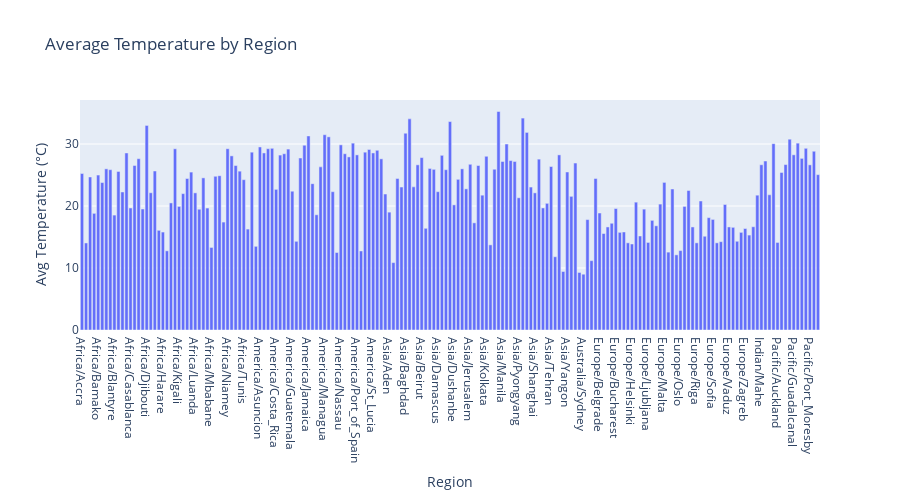

Notebook source saved alongside this figure:
### Code cell
import plotly.express as px

region_stats = df.groupby("timezone")["temperature_celsius"].mean().reset_index()

fig = px.bar(
    region_stats,
    x="timezone",
    y="temperature_celsius",
    title="Average Temperature by Region",
    labels={"temperature_celsius": "Avg Temperature (°C)", "timezone": "Region"},
    height=500
)

fig.show()

### Figure 1 — Plotly figure (JSON) as saved in the notebook; plotly's stock layout.template omitted (floating-point values rounded to 4 significant figures; data arrays with more than 128 entries replaced by an {"elided": "..."} marker saying what was removed)
{"data": [{"hovertemplate": "Region=%{x}<br>Avg Temperature (°C)=%{y}<extra></extra>", "legendgroup": "", "marker": {"color": "#636efa", "pattern": {"shape": ""}}, "name": "", "orientation": "v", "showlegend": false, "textposition": "auto", "type": "bar", "x": {"elided": "183 str values"}, "xaxis": "x", "y": {"elided": "183 float values"}, "yaxis": "y"}], "layout": {"barmode": "relative", "height": 500, "legend": {"tracegroupgap": 0}, "title": {"text": "Average Temperature by Region"}, "xaxis": {"anchor": "y", "domain": [0, 1], "title": {"text": "Region"}}, "yaxis": {"anchor": "x", "domain": [0, 1], "title": {"text": "Avg Temperature (°C)"}}}}
